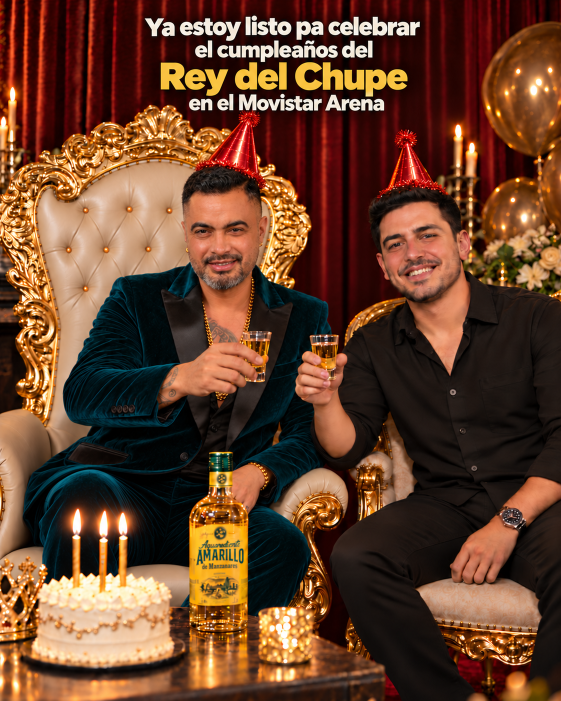
#> input picture design/fans/cumpleanos/master-v1.png, 1122 x 1402 px (shown at 1/2 size); the run also reads 1 picture not shown here
$ python prepare-master-v2.py
#> lines starting #> are read from the running program, lines starting #| are printed output that depends on the picture; after the words box and inside, x2 and y2 are one past the last pixel; in counts of white or black regions, pixels touching at a corner belong together
"""Reproducible broad-region v2 editing assets; approved master stays immutable.
The provider input is a transparent spatial opening, not a man's silhouette.
"""
from pathlib import Path
import hashlib,json,shutil
from PIL import Image,ImageDraw,ImageFilter,ImageChops
ROOT=Path(__file__).resolve().parents[3]
folder=Path(__file__).resolve().parent
public=ROOT/'public'/'cumpleanos';public.mkdir(parents=True,exist_ok=True)
master=folder/'master-v1.png';raw=master.read_bytes()
assert hashlib.sha256(raw).hexdigest()=='155f37db37855cc4af04ca5a88260211526ed21c56477b4d9e5c0d4e4dcdbbc4'
image=Image.open(master).convert('RGBA');assert image.size==(1122,1402)
w,h=image.size
#> w = 1122; h = 1402
# One connected RIGHT spatial region, bounded by the protected left artist and
# foreground. The interior intentionally includes all right-side chair gaps,
# both sides of the old person and room for long hair/dresses/body variation.
polygon=[(670,225),(1121,225),(1121,1401),(782,1401),(772,1350),(746,1317),(717,1290),
 (681,1260),(650,1227),(626,1188),(620,1148),(637,1110),(644,1062),(639,1020),(624,980),
 (608,950),(605,929),(613,909),(616,891),(611,863),(609,832),(605,808),(595,793),
 (579,781),(573,760),(575,730),(581,712),(590,698),(606,690),(617,678),(618,667),
 (677,665),(681,649),(676,622),(670,596)]
allowed=Image.new('L',(w,h),0);ImageDraw.Draw(allowed).polygon(polygon,fill=255)
#> after `allowed = Image.new('L', (w, h), 0)`: allowed: PIL image 1122x1402 L; every value is 0
#> after `ImageDraw.Draw(allowed).polygon(polygon, fill=255)`:
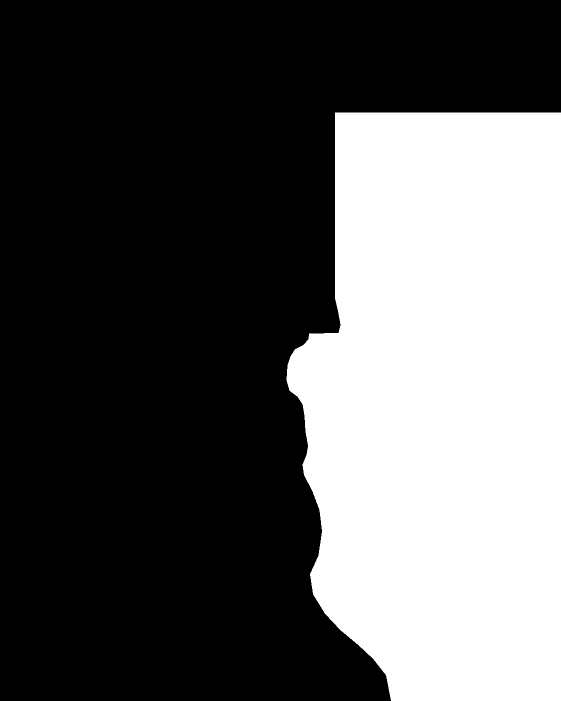
#> allowed: PIL image 1122x1402 L (shown at 1/2 size); 35% white; 1 white region, box (x1, y1, x2, y2) and area: (573, 225, 1122, 1402) 551332
# Along the toast contact, preserve the visible green velvet of the LEFT
# artist. This moves only the outer connected boundary, never introduces holes
# or follows the new fan's body/clothing. Every editable pixel to its right is
# still one continuous regeneration region.
rgb=image.convert('RGB');adjusted_contact_rows=[]
#> further down, rgb is the input picture: PIL image 1122x1402 RGB; mean R, G, B 102.8, 64.8, 42.8
for yy in range(667,931):
 row=[xx for xx in range(550,690) if allowed.getpixel((xx,yy))]
 if not row:continue
 start=row[0];edge=start
 for xx in range(start,min(start+24,690)):
  rr,gg,bb=rgb.getpixel((xx,yy))
  if gg>rr*1.10+2 and bb>rr*1.10+2:edge=xx+1
  else:break
 if edge>start:
  ImageDraw.Draw(allowed).line((start,yy,edge-1,yy),fill=0)
  adjusted_contact_rows.append([yy,start,edge])
#> this loop made 264 passes
#> start on passes 1 to 3: 618, 618, 618
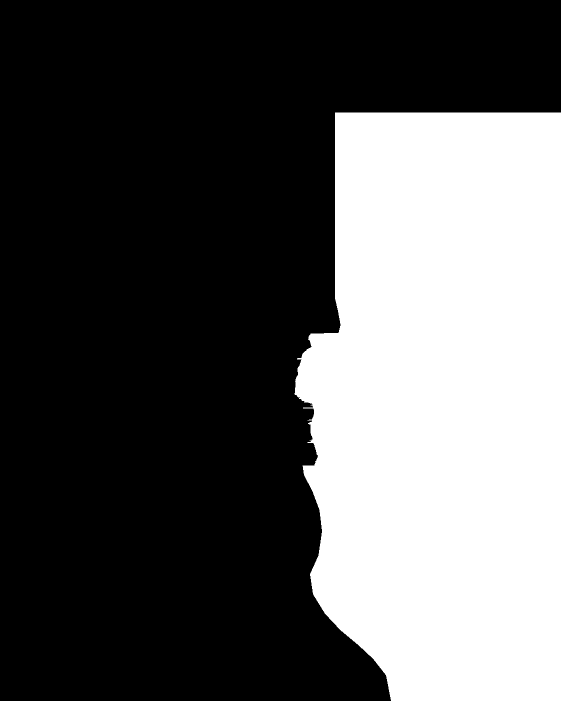
#> allowed: PIL image 1122x1402 L (shown at 1/2 size); 34.8% white; 1 white region, box (x1, y1, x2, y2) and area: (589, 225, 1122, 1402) 547391
#> after the loop, adjusted_contact_rows = 246 items, first 6: [667, 618, 621], [668, 618, 621], [669, 618, 620], [670, 618, 619], [680, 615, 619], [681, 614, 619]

# Distance feather ONLY against the protected top/left boundary. Extending the
# right/bottom edge with editable pixels avoids a preserved border there.
radius=20
extended=Image.new('L',(w+radius*2,h+radius*2),255);extended.paste(allowed,(radius,radius))
#> after `extended = Image.new('L', (w + radius * 2, h + radius * 2), 255)`: extended: PIL image 1162x1442 L; every value is 255
#> after `extended.paste(allowed, (radius, radius))`: extended: PIL image 1162x1442 L; 38.8% white; 1 white region, box (x1, y1, x2, y2) and area: (0, 0, 1162, 1442) 649951
draw=ImageDraw.Draw(extended);draw.rectangle((0,0,w+radius*2-1,radius-1),fill=0);draw.rectangle((0,0,radius-1,h+radius*2-1),fill=0)
blend_alpha=Image.new('L',(w,h),0);current=extended
#> after `current = extended`: current: PIL image 1162x1442 L; 35.7% white; 1 white region, box (x1, y1, x2, y2) and area: (20, 20, 1162, 1442) 598271
for level in range(radius):
 increment=((level+1)*255)//radius-(level*255)//radius
 layer=current.crop((radius,radius,radius+w,radius+h)).point(lambda value,amount=increment:amount if value else 0)
 blend_alpha=ImageChops.add(blend_alpha,layer)
 current=current.filter(ImageFilter.MinFilter(3))
#> current: PIL image 1162x1442 L; 32% white; 1 white region, box (x1, y1, x2, y2) and area: (634, 265, 1162, 1442) 536917
# The old subject must be 100% regenerated, never mixed back into the fan.
# This is solely a blend-core guarantee, NOT an editing/silhouette constraint.
# All new body/hair/clothes may occupy the much broader connected allowed area.
core_polygon=[(710,245),(1121,245),(1121,1401),(775,1401),(739,1342),(704,1286),(669,1221),
 (640,1164),(618,1110),(620,1060),(651,1017),(696,978),(722,948),(729,921),(712,900),
 (682,878),(656,845),(636,809),(614,789),(591,769),(578,742),(580,708),(593,682),
 (614,659),(648,650),(679,665),(690,625),(708,581),(713,536),(704,487),(710,429)]
core=Image.new('L',(w,h),0);ImageDraw.Draw(core).polygon(core_polygon,fill=255)
#> after `ImageDraw.Draw(core).polygon(core_polygon, fill=255)`: core: PIL image 1122x1402 L; 32.7% white; 1 white region, box (x1, y1, x2, y2) and area: (578, 245, 1122, 1402) 513908
# Previous pixel coverage is used ONLY to guarantee no old subject is blended
# back. It neither shapes the new edit region nor reaches the provider input.
legacy=Image.open(folder/'blend-v1.png').getchannel('A').point(lambda value:255 if value else 0)
#> legacy: PIL image 1122x1402 L; 23.7% white; 1 white region, box (x1, y1, x2, y2) and area: (582, 247, 1122, 1402) 373038
core=ImageChops.lighter(core,legacy)
#> core: PIL image 1122x1402 L; 33.2% white; 1 white region, box (x1, y1, x2, y2) and area: (578, 245, 1122, 1402) 521803
core=ImageChops.darker(core,allowed)
#> core: PIL image 1122x1402 L; 32.7% white; 1 white region, box (x1, y1, x2, y2) and area: (590, 245, 1122, 1402) 514300
blend_alpha=ImageChops.lighter(blend_alpha,core)
blend=Image.new('RGBA',(w,h),'white');blend.putalpha(blend_alpha);blend.save(folder/'blend-v2.png',compress_level=9)
#> after `blend = Image.new('RGBA', (w, h), 'white')`: blend: PIL image 1122x1402 RGBA; every value is 255
# Native scene framing: no letterbox or crop transform. Clear RGB as well as
# alpha inside the opening so no old man/clothing pixels reach the provider.
canvas=image.resize((1024,1280),Image.Resampling.LANCZOS)
canvas_allowed=allowed.resize(canvas.size,Image.Resampling.NEAREST)
#> canvas_allowed: PIL image 1024x1280 L; 34.8% white; 1 white region, box (x1, y1, x2, y2) and area: (538, 205, 1024, 1280) 456455
canvas.paste((0,0,0,0),(0,0),canvas_allowed)
canvas.save(folder/'canvas-v2.png',compress_level=9)
mask=Image.new('RGBA',canvas.size,'white');mask.putalpha(ImageChops.invert(canvas_allowed));mask.save(folder/'mask-v2.png',compress_level=9)
#> after `mask = Image.new('RGBA', canvas.size, 'white')`: mask: PIL image 1024x1280 RGBA; every value is 255
for name in ['canvas-v2.png','mask-v2.png','blend-v2.png']:shutil.copyfile(folder/name,public/name)
def record(name):
 b=(folder/name).read_bytes();im=Image.open(folder/name)
 return {'file':name,'width':im.width,'height':im.height,'bytes':len(b),'sha256':hashlib.sha256(b).hexdigest()}
manifest={'version':2,'status':'broad_region_prepared_requires_live_quality_review','master':record('master-v1.png'),
 'canvas':record('canvas-v2.png'),'mask':record('mask-v2.png'),'blend':record('blend-v2.png'),
 'sceneRect':{'x':0,'y':0,'width':1024,'height':1280},'editablePolygons':[polygon],'protectedPolygons':[],
 'maskConvention':'alpha_zero_is_editable','blendConvention':'alpha_zero_preserves_master',
 'contactBoundaryAdjustedRows':adjusted_contact_rows,'featherPixelsInsideMask':radius,'featherEdges':['protected_top','protected_left'],
 'fullyEditableEdges':['right','bottom'],
 'inputPreparation':'editable_region_rgba_zeroed_before_provider',
 'blendCorePurpose':'All original guest pixels fully replaced; no male clothing or skin mixed back into the fan.',
 'blendCorePolygons':[core_polygon],
 'blendCoreLegacyCoverage':{'file':'blend-v1.png','sha256':hashlib.sha256((folder/'blend-v1.png').read_bytes()).hexdigest(),'rule':'alpha_gt_zero_intersected_with_connected_v2_region'},
 'model':'gpt-image-2.5-sunburst-2026-09-08','modelSize':'1024x1280','quality':'high',
 'protectedElements':['left_artist','caption','left_foreground_table_cake_and_bottle'],
 'regeneratedContext':['right_guest_entire_appearance','right_chair','right_background'],
 'protection':'Exact approved master RGBA pixels where blend alpha is zero; no original right-chair holes or guest silhouette constraints.'}
(folder/'render-v2.json').write_text(json.dumps(manifest,ensure_ascii=False,indent=2)+'\n')
work=ROOT/'work'/'local';work.mkdir(parents=True,exist_ok=True)
overlay=Image.new('RGBA',(w,h),(235,0,160,0));overlay.putalpha(allowed.point(lambda value:round(value*.38)))
#> after `overlay.putalpha(allowed.point(lambda value: round(value * 0.38)))`:
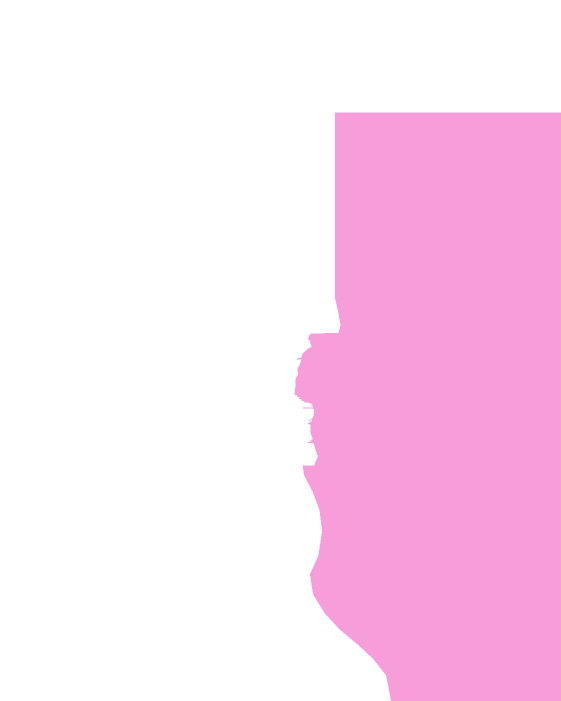
#> overlay: PIL image 1122x1402 RGBA (shown at 1/2 size); mean R, G, B, A 235, 0, 160, 33.8; transparent parts drawn white
Image.alpha_composite(image,overlay).save(work/'fans-birthday-mask-v2-review.png')
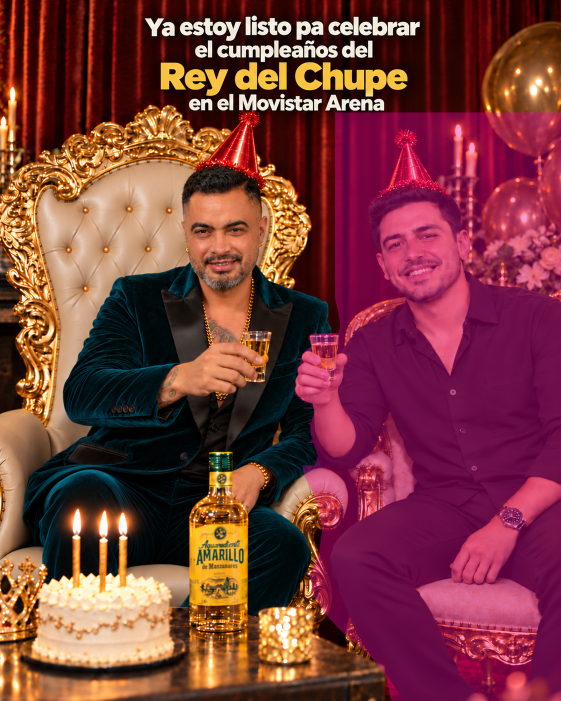
#> saved as fans-birthday-mask-v2-review.png: PIL image 1122x1402 RGBA (shown at 1/2 size); mean R, G, B, A 123.1, 58.6, 59.9, 255
alpha_preview=Image.new('RGBA',(w,h),(0,200,240,0));alpha_preview.putalpha(blend_alpha.point(lambda value:round(value*.5)))
#> after `alpha_preview.putalpha(blend_alpha.point(lambda value: round(value * 0`:
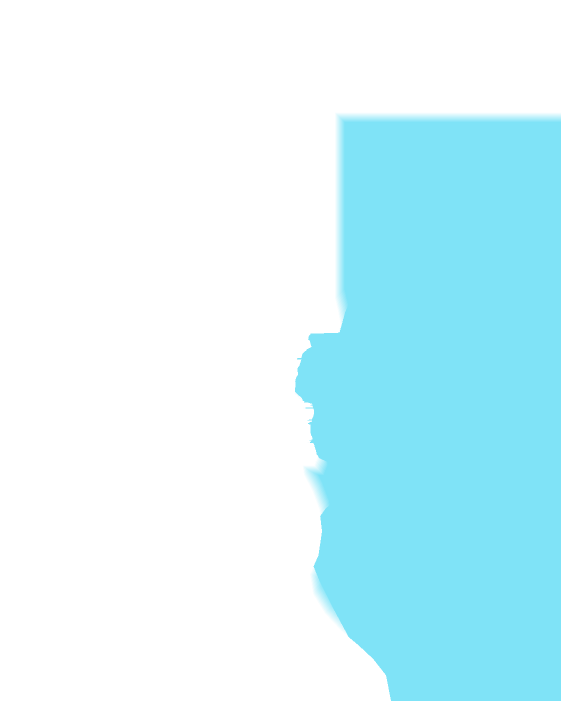
#> alpha_preview: PIL image 1122x1402 RGBA (shown at 1/2 size); mean R, G, B, A 0, 200, 240, 43.6; transparent parts drawn white
Image.alpha_composite(image,alpha_preview).save(work/'fans-birthday-blend-v2-review.png')
checker=Image.new('RGBA',canvas.size,(206,206,206,255));d=ImageDraw.Draw(checker)
for yy in range(0,1280,32):
 for xx in range(0,1024,32):
  if (xx//32+yy//32)%2:d.rectangle((xx,yy,xx+31,yy+31),fill=(238,238,238,255))
Image.alpha_composite(checker,canvas).convert('RGB').save(work/'fans-birthday-canvas-v2-review.png')
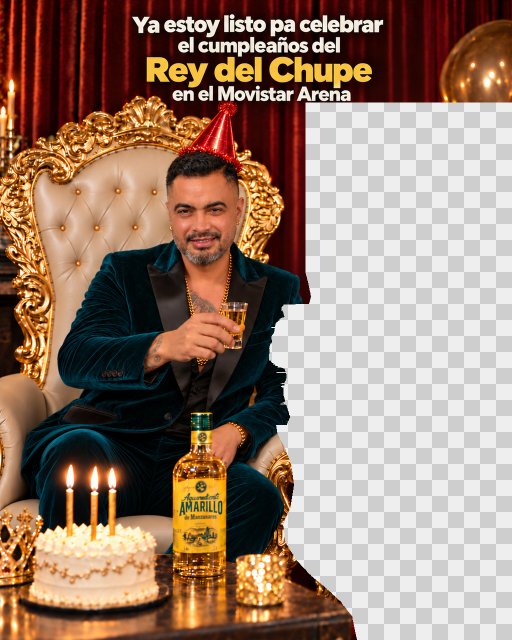
#> saved as fans-birthday-canvas-v2-review.png: PIL image 1024x1280 RGB (shown at 1/2 size); mean R, G, B 151.7, 125.9, 109.5
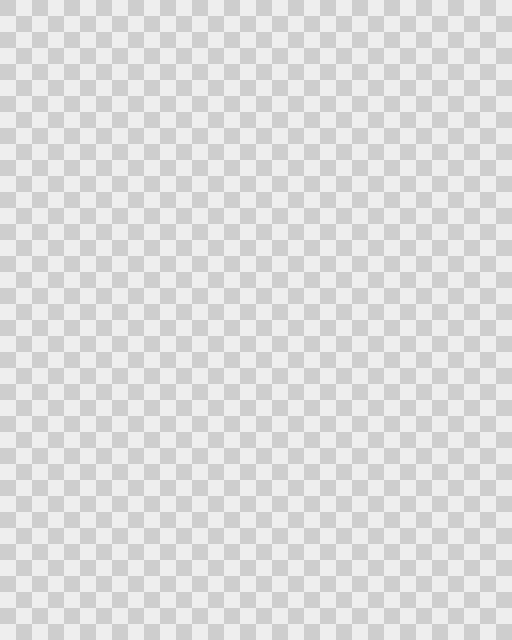
#> checker: PIL image 1024x1280 RGBA (shown at 1/2 size); mean R, G, B, A 222, 222, 222, 255
print(json.dumps({key:manifest[key] for key in ['canvas','mask','blend']}))
#> (printed output is left out)
